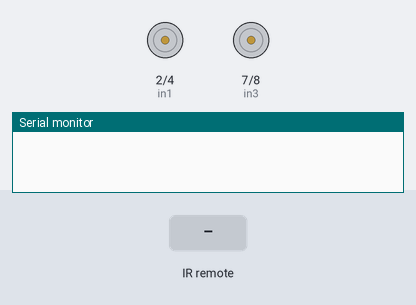
This sketch was run on a simulated Arduino Uno, built with avr-gcc and run on an emulated ATmega328P. Parts: motor-driver pin pairs drawn as motors (green arrow = first pin HIGH = forward, orange = second pin HIGH = backward, longer = more drive), the last lines printed to the serial monitor. Inputs (shaded band) come from the test bench.

Above: at 1.2 s.
1.3 s: infrared code 0xFF629D received
At 1.9 s:
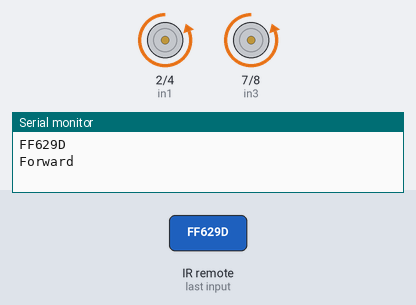
3.1 s: infrared code 0xFFA857 received
At 4.5 s:
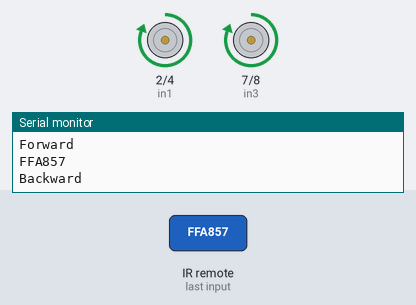
4.9 s: infrared code 0xFF22DD received
At 5.9 s:
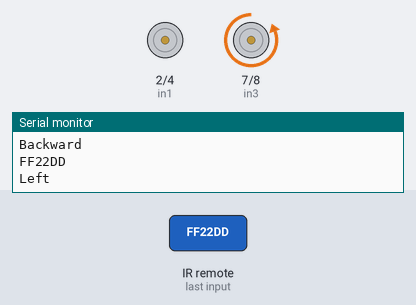
6.7 s: infrared code 0xFFC23D received
At 7.3 s:
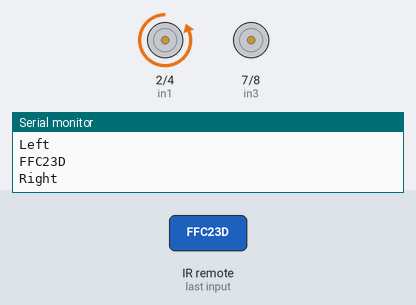
Timing chart, 0 to 9.5 s (numbered marks = the images above; inputs shaded):
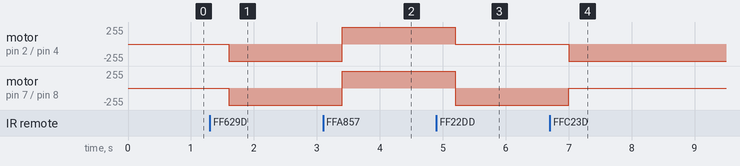

Measured:
- after the input at 1.3 s, motor on pin 2 (in1) / pin 4 (in2), motor on pin 7 (in3) / pin 8 (in4): stopped → backward 255/255 after 0.30 s
- after the input at 3.1 s, motor on pin 2 (in1) / pin 4 (in2), motor on pin 7 (in3) / pin 8 (in4): backward 255/255 → forward 255/255 after 0.30 s
- after the input at 4.9 s, motor on pin 2 (in1) / pin 4 (in2): forward 255/255 → stopped after 0.30 s; motor on pin 7 (in3) / pin 8 (in4): forward 255/255 → backward 255/255 after 0.30 s
- after the input at 6.7 s, motor on pin 2 (in1) / pin 4 (in2): stopped → backward 255/255 after 0.30 s; motor on pin 7 (in3) / pin 8 (in4): backward 255/255 → stopped after 0.30 s

The sketch:

Steerable_CarQC2.0.ino
```cpp
// This is the library needed for the remote control
// REMEMBER TO DOWNLOAD VERSION 2.6 of the IR library
#include <IRremote.h>

// This is assigning ports on the arduino to various pins that may be attached
int in1=2; // for in1 on the motor shield
int in2=4; // for in2
int in3=7; // for in3
int in4=8; // for in4
const int RemotePin=13; // assigns a pin to recieve the remote data in this case pin 13

// This prepares the arduino to recieve the data from the remote
IRrecv irrecv(RemotePin);
// This is to decode the data that the arduino recieves from the remote it renames it to results
// so that it is a little easier to code within the script.
decode_results results;

// Loop for the setup (prepares the arduino to recieve the information)
void setup() {
  // Initializes serial communication at 9600 BAUD
  Serial.begin(9600);
  // Enables recieving the IR data and begins to recieve data
  irrecv.enableIRIn();
  // This connects the motor control ports on the motor shield
  // to the arduino and initializes them as outputs so you can send signals to them
  pinMode(in1, OUTPUT); // This is clockwise rotation for motor A
  pinMode(in2, OUTPUT); // This is clockwise rotation for motor B
  pinMode(in3, OUTPUT); // This is counter clockwise rotation for motor A
  pinMode(in4, OUTPUT); // This is counter clockwise rotation for motor B
}
// This is the main loop that the arduino will be running through.
void loop() {
    // This recieves the data from the remote, decodes it and returns it to the user.
    if(irrecv.decode(&results)){
      // Print out the value recieved from the remote in HEXADECIMAL and then DECIMAL(normal number system).
      Serial.println(results.value, HEX);
      // Delay for the signal recieved (this helps with the signals not getting distorted).
      delay(300);

		if (results.value == 0xFF629D)// If Press UP Button calls the forward function
        {
          Forward();
          Serial.println("Forward");
        }
        else if (results.value==0xFFA857)//If Press Down Button calls the backward function
        {
          Backward();
          Serial.println("Backward");
        }
         else if (results.value==0xFF22DD)//If Press Left Button calls the left function
        {
          Left();
          Serial.println("Left");
        }
        else if (results.value==0xFFC23D)//If Press Right Button calls the right function
        {
          Right();
          Serial.println("Right");
        }
        else if (results.value==0xFF02FD)//If Stop Button is pressed calls the stop function
        {
        Stop();
        Serial.print("Stop");
      }
      // This is so that arduino resumes the acceptance for the data from the remote.
      irrecv.resume();
    }
}

// Function for the backwards movement, it moves motors A and B clockwise (makes it turn backwards)
void Backward()
  {
  digitalWrite(in1,HIGH);
  digitalWrite(in2,LOW);
  digitalWrite(in3,HIGH);
  digitalWrite(in4,LOW);
  }

// Function for the forwards movement, it moves motors A and B counter clockwise (makes it go forwards)
 void Forward()
  {
  digitalWrite(in1,LOW);
  digitalWrite(in2,HIGH);
  digitalWrite(in3,LOW);
  digitalWrite(in4,HIGH);
  }
 // Function for stopping. It sets all the motors to LOW, which turns them off.
 void Stop()
  {
  digitalWrite(in1,LOW);
  digitalWrite(in2,LOW);
  digitalWrite(in3,LOW);
  digitalWrite(in4,LOW);
  }
  // Function for turning left, It sets only the motors on the right side to high and has them turn counter clockwise.
  int Left()
    {
    digitalWrite(in1,LOW);
    digitalWrite(in2,LOW);
    digitalWrite(in3,LOW);
    digitalWrite(in4,HIGH);
    }
  // Function for turning right, It sets only the motors on the left side to high and has them turn clockwise.
  int Right()
    {
    digitalWrite(in1,LOW);
    digitalWrite(in2,HIGH);
    digitalWrite(in3,LOW);
    digitalWrite(in4,LOW);
    }
```
